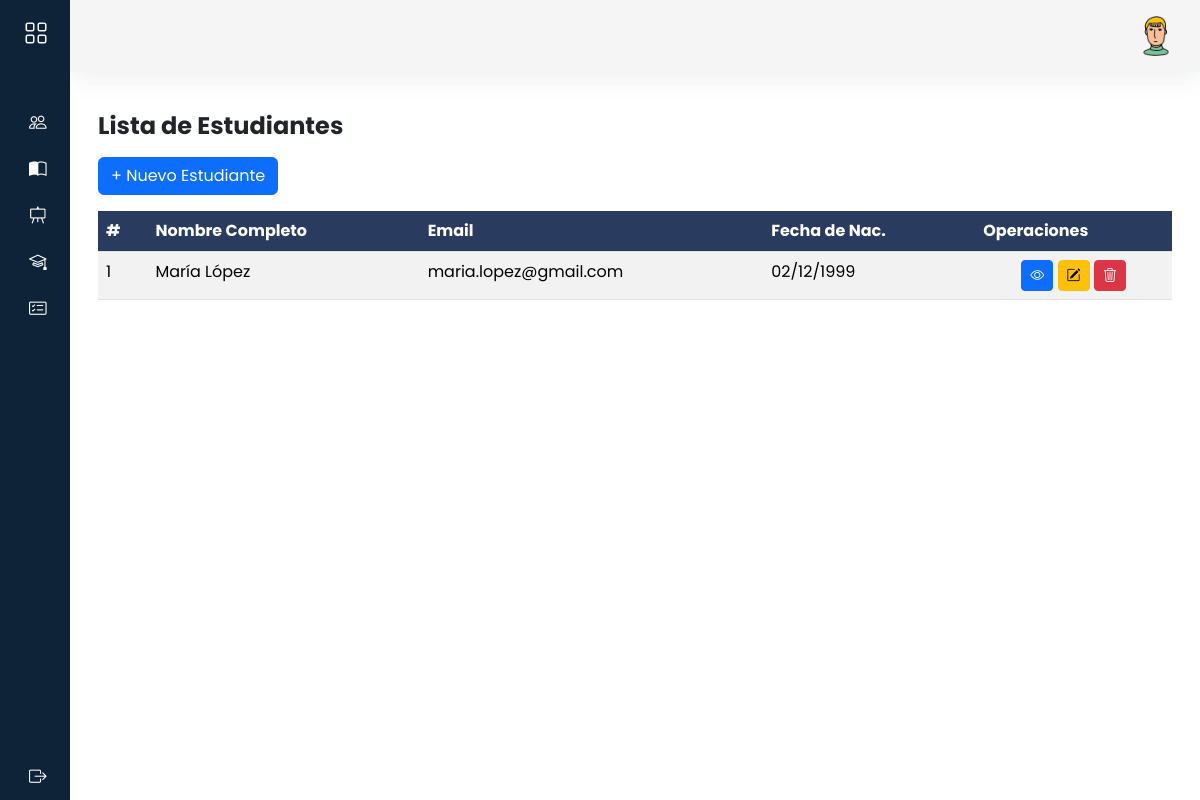
Page /admi/estudiantes/ on the earlier database version.
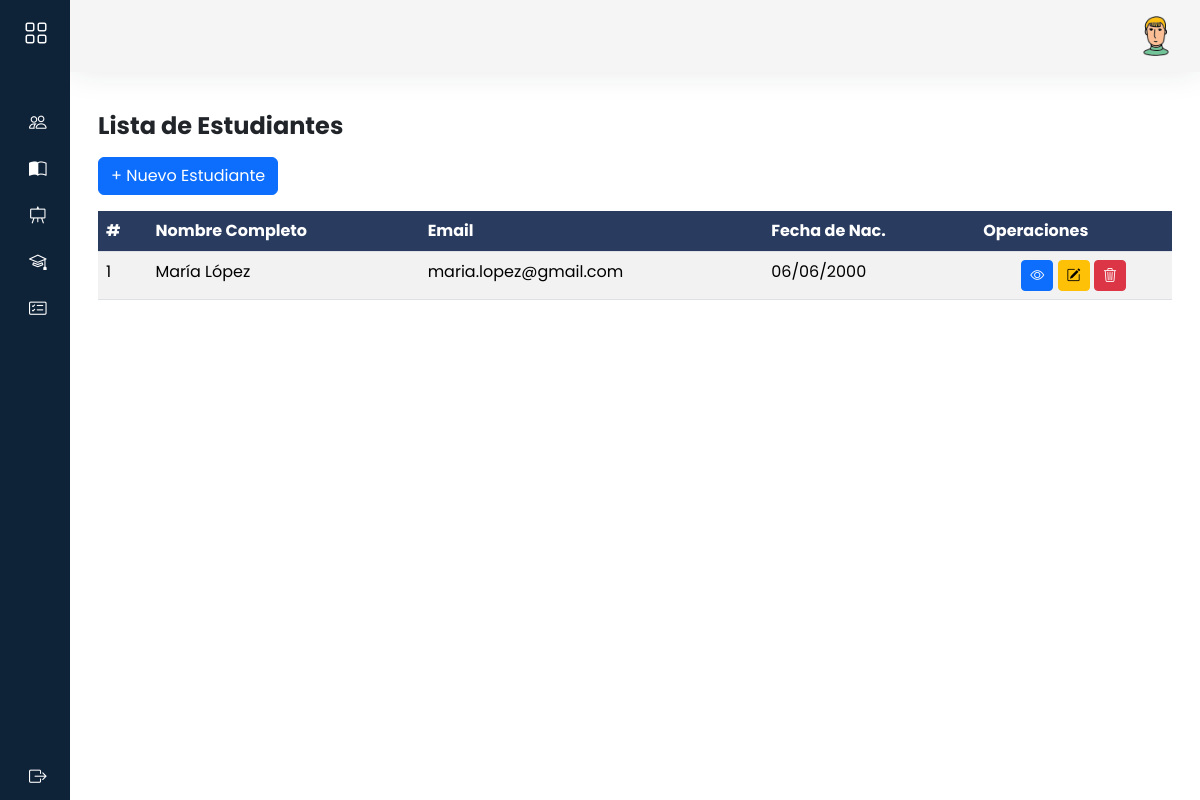
Same page on the later database version.
### models/estudiante_model.py (models this page shows, shortened)
class Estudiante(db.Model):
    __tablename__ = 'estudiantes'
    id = db.Column(db.Integer, primary_key=True)
    matricula = db.Column(db.String(20), unique=True)
    fecha_nac = db.Column(db.DateTime,nullable=False)
    genero = db.Column(db.String(10),nullable=False)
    telefono = db.Column(db.String(20),nullable=False)
    ci = db.Column(db.String(20),nullable=False)
    usuario_id = db.Column(db.Integer, db.ForeignKey('usuarios.id'),nullable=False)
    usuario = db.relationship('Usuario', back_populates='estudiantes')
    inscripciones = db.relationship('Inscripcion',back_populates='estudiante')
    @staticmethod
    def get_all():
        return Estudiante.query.all()

### models/usuario_model.py (models this page shows, shortened)
class Usuario(db.Model, UserMixin):
    __tablename__='usuarios'
    id = db.Column(db.Integer,primary_key=True)
    nombre = db.Column(db.String(80),nullable=False)
    apellido = db.Column(db.String(100))
    email = db.Column(db.String(120), unique=True)
    username = db.Column(db.String(20),nullable=False)
    password = db.Column(db.String,nullable=False)
    activo = db.Column(db.Boolean, default=True,nullable=False)
    rol_id = db.Column(db.Integer, db.ForeignKey('rol.id'), nullable=False)
    rol = db.relationship('Rol', back_populates='usuarios')
    docentes = db.relationship('Docente', back_populates='usuario')
    estudiantes = db.relationship('Estudiante', back_populates='usuario')

### controllers/admi/estudiante_controller.py (the view)
@estudiante_bp.route("/")
def index():
    estudiantes = Estudiante.get_all()
    rol_estudiante = Rol.query.filter_by(nombre='Estudiante').first()
    usuarios = Usuario.query.filter_by(rol_id=rol_estudiante.id).all() if rol_estudiante else []
    return estudiante_view.list(estudiantes, usuarios)

### views/admi/estudiante_view.py (called while the page is built)
def list(estudiantes,usuarios):
    return render_template('admi/estudiantes/index.html',estudiantes=estudiantes,usuarios=usuarios)

### templates/admi/estudiantes/index.html (shortened to what this page needs)
{% extends 'admi/base.html' %}
{% block content %}
<h3 class="fw-bold fs-4 my-3">Lista de Estudiantes
</h3>
<div class="mb-3">
    <a data-bs-toggle="modal" data-bs-target="#modalNuevoEstudiante" class="btn btn-primary">
        + Nuevo Estudiante
    </a>
</div>
<div class="row">
    <div class="col-12">
        <div class="table-responsive">
            <table id="mi-tabla" class="table table-striped  display nowrap" style="width:100%">
                <thead>
                    <tr class="highlight">
                        <th>#</th>
                        <th>Nombre Completo</th>
                        <th>Email</th>
                        <th>Fecha de Nac. </th>
                        <th>Operaciones</th>
                    </tr>
                </thead>
                <tbody>
                    {%for item in estudiantes%}
                    <tr>
                        <td>{{item.id}}</td>
                        <td>{{item.usuario.nombre}} {{ item.usuario.apellido }}</td>
                        <td>{{item.usuario.email}}</td>
                        <td>{{item.fecha_nac.strftime('%d/%m/%Y')}}</td>
                        <td class="text-center">
                            <a data-bs-toggle="modal" data-bs-target="#modalVistaEstudiante{{ item.id }}"
                                class="btn btn-primary btn-sm"><i class=" bi bi-eye"></i></a>
                            <a data-bs-toggle="modal" data-bs-target="#modalEditarEstudiante{{ item.id }}"
                                class="btn btn-warning btn-sm"><i class="bi bi-pencil-square"></i></a>
                            <a class="btn btn-danger btn-sm" data-bs-toggle="modal"
                                data-bs-target="#modalConfirmarEliminar"
                                data-url="{{ url_for('estudiante.delete', id=item.id) }}">
                                <i class="bi bi-trash3"></i>
                            </a>
                        </td>
                    </tr>
                    {%endfor%}
                </tbody>
            </table>
        </div>
    </div>
</div>
{% endblock %}

Differences in the rows shown:
changed Estudiante "María": fecha_nac "02/12/1999" → "06/06/2000"
